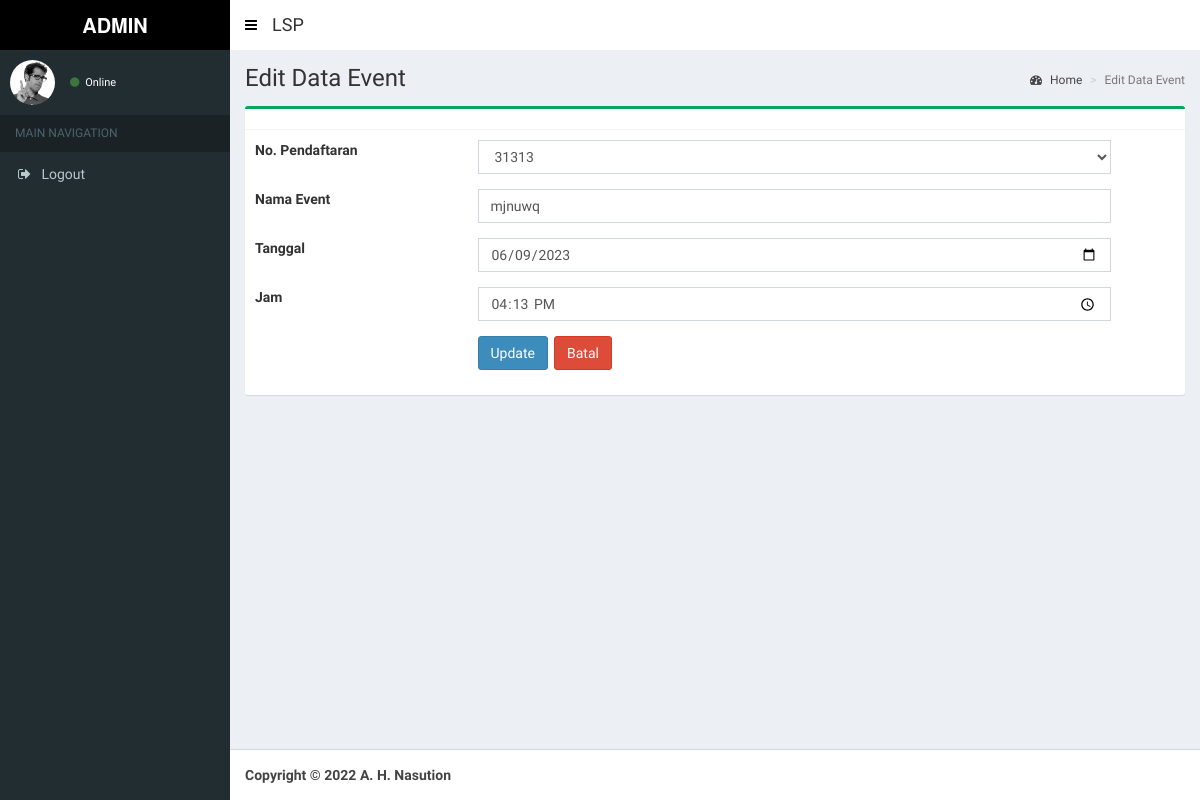
The page /event/edit/4 on the database its author committed.
### tables this page shows
CREATE TABLE `tbl_event` (
  `id_event` int NOT NULL,
  `id_pendaftaran` int NOT NULL,
  `nama_event` varchar(50) NOT NULL,
  `tanggal_event` date NOT NULL,
  `jam_event` time NOT NULL
);

CREATE TABLE `tbl_pendaftaran` (
  `id_pendaftaran` int NOT NULL,
  `no_pendaftaran` varchar(50) NOT NULL,
  `tgl_pendaftaran` date NOT NULL,
  `id_asesi` int NOT NULL,
  `id_asesor` int NOT NULL,
  `id_skema` int NOT NULL,
  `apl01` int NOT NULL,
  `apl02` int NOT NULL,
  `sertifikat` varchar(50) NOT NULL,
  `status_pendaftaran` varchar(50) NOT NULL
);

### application/views/layout/v_content.php (called while the page is built, shortened)
 	<?php
	if ($content)
	{
		$this->load->view($content);
	}
?>

### application/controllers/Event.php (called while the page is built, shortened)
<?php
class Event extends CI_Controller {
	public function __construct()
	{
		$this->load->model('Event_model', 'event');
		$this->load->model('Pendaftaran_model', 'pendaftaran');
		$this->load->helper('tgl_indo');
		$this->load->helper('security');
	}
	public function edit($id)
	{
		$cek = $this->event->detail($id)->row_array();
		if($cek == null){
			$this->session->set_flashdata('error', '<i class="fa fa-warning"></i> Peringatan! Data tidak ditemukan');
			redirect(base_url('event'),'refresh');
		}else{
			$data = array(
				'list_pendaftaran' 	=> $this->pendaftaran->tabel()->result(),
				'title'				=> 'LSP',
				'judul'				=> 'Edit Data Event',
				'data' 				=> 	$this->event->detail($id)->row_array(),
				'content'			=> 'event/v_edit',
				'ajax'	 			=> 'event/v_ajax'
			);
			$this->load->view('layout/v_wrapper', $data, FALSE);
		}
	}
}

### index.php (called while the page is built, shortened)
<?php
require_once BASEPATH.'core/CodeIgniter.php';

### application/models/Pendaftaran_model.php (called while the page is built, shortened)
<?php
class Pendaftaran_model extends CI_Model {
	public function tabel($where = null)
	{
		if($where == null){
			$this->db->select('*');
			$this->db->from('tbl_pendaftaran');
			$this->db->join('tbl_asesi', 'tbl_pendaftaran.id_asesi = tbl_asesi.id_asesi');
			$this->db->join('tbl_asesor', 'tbl_pendaftaran.id_asesor = tbl_asesor.id_asesor');
			$this->db->join('tbl_skema', 'tbl_pendaftaran.id_skema = tbl_skema.id_skema');
			$this->db->order_by('tbl_pendaftaran.id_pendaftaran', 'Asc');
			$query = $this->db->get();
		}
		return $query;
	}
}

### application/models/Event_model.php (called while the page is built, shortened)
<?php
class Event_model extends CI_Model {
	public function detail($id)
	{
		$this->db->select('*');
		$this->db->from('tbl_event');
		$this->db->join('tbl_pendaftaran', 'tbl_event.id_pendaftaran = tbl_pendaftaran.id_pendaftaran');
		$this->db->where('id_event', $id);
		$query = $this->db->get();
		return $query;
	}
}

### application/views/event/v_edit.php (the view, shortened to what this page needs)
<section class="content-header">
  <h1>
    <?= $judul ?>
  </h1>
  <ol class="breadcrumb">
    <li><a href="<?= base_url() ?>dashboard"><i class="fa fa-dashboard"></i> Home</a></li>
    <li class="active"><?= $judul ?></li>
  </ol>
</section>
<section class="content">
  <div class="row">
    <div class="col-md-12">
      <div class="box box-success">
        <div class="box-header with-border">
        </div>
        <form action="<?php echo base_url() ?>event/update" method="post" enctype="multipart/form-data">
          <div class="box-body">
            <div class="row">
                <div class="form-group">
                    <label class="col-md-3 control-label">No. Pendaftaran</label>
                    <div class="input-group col-sm-8 col-md-8">
                        <select class="form-control" id="id_pendaftaran" name="id_pendaftaran">
                            <option value="<?= $data['id_pendaftaran'] ?>"><?= $data['no_pendaftaran'] ?></option>
                        </select>
                      </div>
       	</div>
                <div class="form-group">
                  <label class="col-md-3 control-label" for="nama_event">Nama Event</label>
                  <div class="input-group col-md-8">
                      <input type="text" class="form-control" placeholder="Nama Event" name="nama_event" value="<?= $data['nama_event'] ?>" required>
                  </div>
                </div>
                <div class="form-group">
                  <label class="col-md-3 control-label" for="tanggal_event">Tanggal</label>
                  <div class="input-group col-md-8">
                      <input type="date" class="form-control" placeholder="Tanggal" name="tanggal_event" value="<?= $data['tanggal_event'] ?>" required>
                  </div>
                </div>
                <div class="form-group">
                  <label class="col-md-3 control-label" for="jam_event">Jam</label>
                  <div class="input-group col-md-8">
                      <input type="time" class="form-control" placeholder="Jam" name="jam_event" value="<?= $data['jam_event'] ?>" required>
                  </div>
                </div>
            </div>
            <div class="form-group">
              <div class="row">
                <label class="col-md-3 control-label" for="name"></label>
                <div class="input-group col-md-8">
                  <button type="submit" class="btn btn-primary" style="margin-right: 6px;">Update</button>
                  <a href="<?= base_url() ?>event" class="btn btn-danger">Batal</a>
                </div>
              </div>
            </div>
          </div>
        </form>
      </div>
    </div>
  </div>
</section>

### rows shown on the page
tbl_event: id_pendaftaran "31313", nama_event "mjnuwq", tanggal_event "06/09/2023", jam_event "16:13:00"

### other values the page prints
$judul "Edit Data Event"
